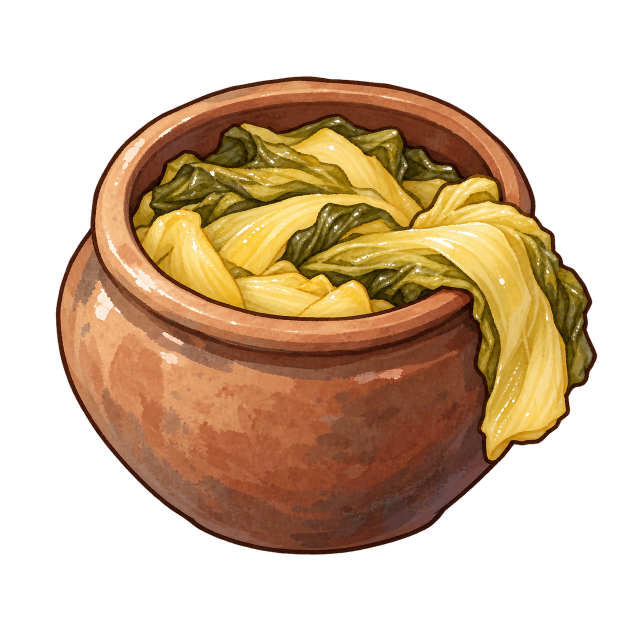
#> input picture 新建文件夹/酸菜.png, 1254 x 1254 px (shown at 1/2 size); its folder holds 5 pictures in this run
$ python trace_sauerkraut.py '../新建文件夹/eg.jpg'   (older library calls are emulated)
#> lines starting #> are read from the running program, lines starting #| are printed output that depends on the picture; after the words box and inside, x2 and y2 are one past the last pixel; in counts of white or black regions, pixels touching at a corner belong together
### WhiteModel/trace_packs.py
"""What the traces of the packed ingredients share (trace_pancake.py, trace_sauerkraut.py, trace_seafood.py,
trace_pickle_base.py, trace_rice_prep.py), on top of trace_common: the art loaded, its colours as a map the model is
tinted from (the art's own colours, its broad light and shade taken out, for the shader puts its own back), each
piece's surface closed so that it can be seen from all round, and the traced data written for
sacks.traced_pack (food_models/traced_<id>.json and its _paint.npz: the paint channels and the colour map).
"""
import json
import os

import cv2
import numpy as np
from PIL import Image

from trace_common import (Camera, contour_points, disk, fill_holes, largest, neighbours, oriented, outline_mesh,
                          profile, raster, shading_band, smooth_inner, u8)

HERE = os.path.dirname(os.path.abspath(__file__))
ART_DIR = os.path.join(HERE, '..', '新建文件夹')


class Art:
    """The art: rgba, rgb, its alpha mask, hue (degrees), saturation and value (0-1) and luminance (0-255)."""

    def __init__(self, name):
#> called with name = '酸菜.png'
        self.rgba = np.asarray(Image.open(os.path.join(ART_DIR, name)).convert('RGBA'))
#> self.rgba is the input picture: shape (1254, 1254, 4); mean R, G, B, A 82.2, 57, 29.9, 125.2
        self.rgb = np.ascontiguousarray(self.rgba[..., :3])
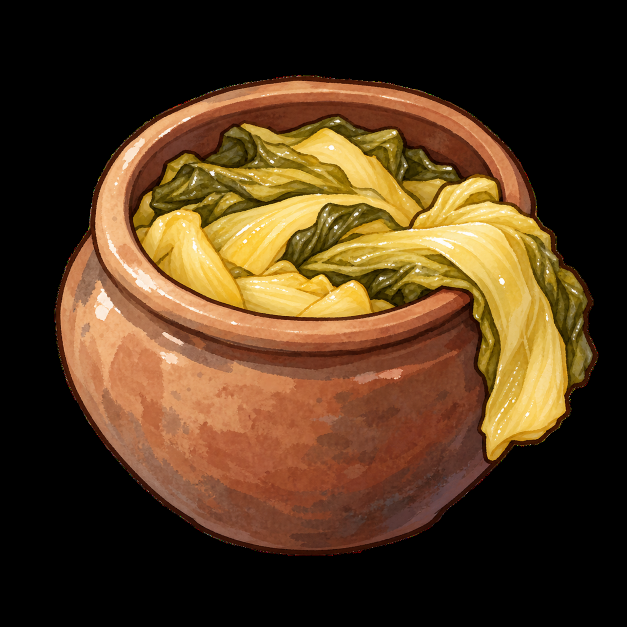
#> self.rgb: shape (1254, 1254, 3) (shown at 1/2 size); mean R, G, B 82.2, 57, 29.9
        self.alpha = self.rgba[..., 3] > 128
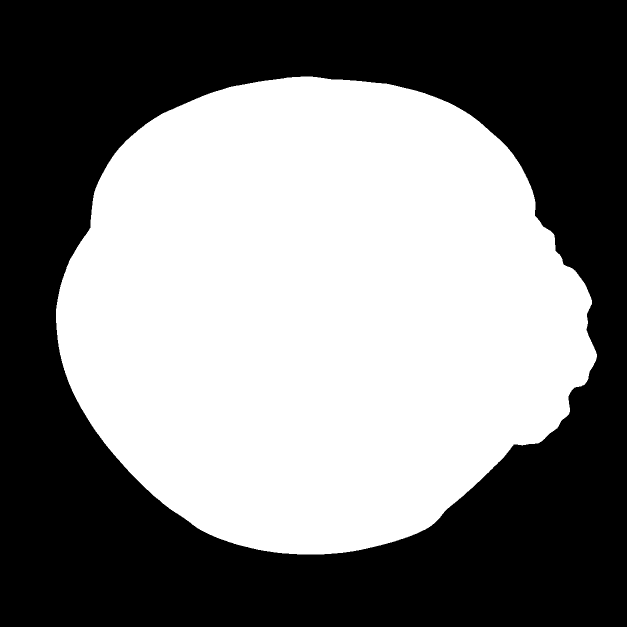
#> self.alpha: shape (1254, 1254) bool (shown at 1/2 size); 49.6% white; 1 white region, box (x1, y1, x2, y2) and area: (112, 153, 1194, 1109) 779574
        hsv = cv2.cvtColor(self.rgb, cv2.COLOR_RGB2HSV_FULL).astype(np.float32)
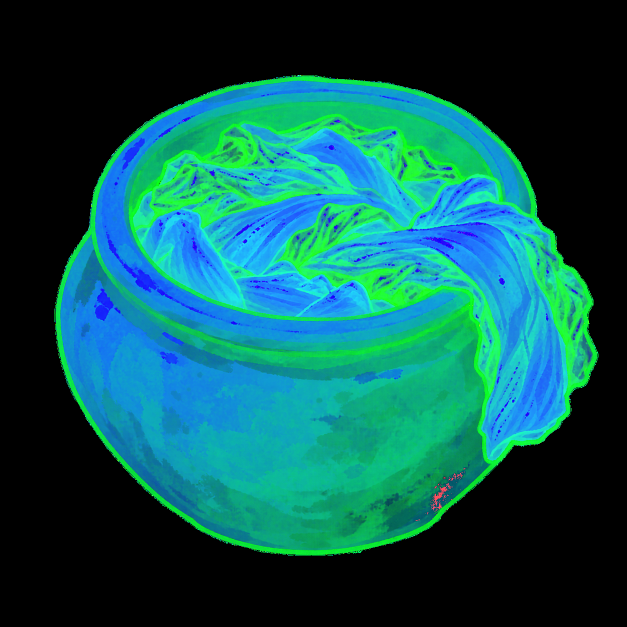
#> hsv: shape (1254, 1254, 3) float32 (shown at 1/2 size); mean R, G, B 10.4, 85.6, 82.2
        self.h, self.s, self.v = hsv[..., 0] * 360 / 256, hsv[..., 1] / 255, hsv[..., 2] / 255
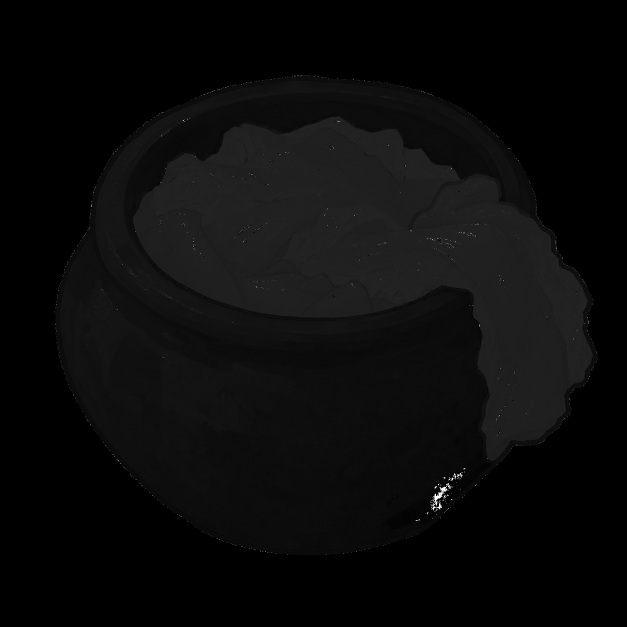
#> self.h: shape (1254, 1254) float32 (shown at 1/2 size); min 0, max 358.6, mean 14.6; drawn with min black and max white
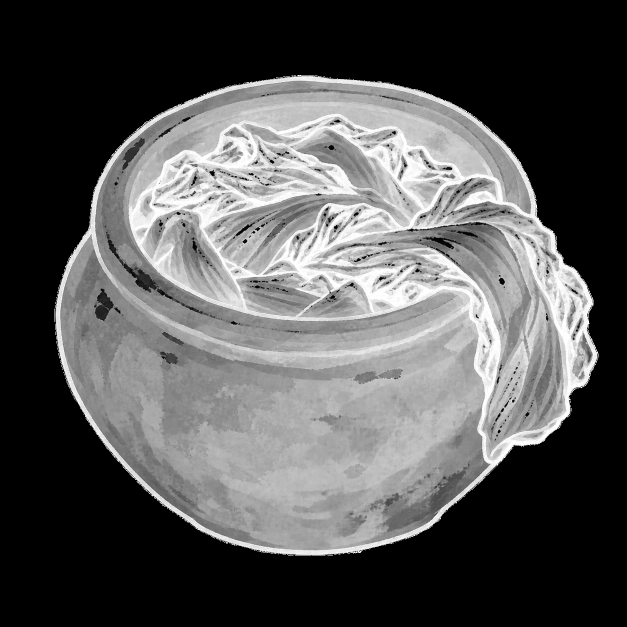
#> self.s: shape (1254, 1254) float32 (shown at 1/2 size); min 0, max 1, mean 0.336
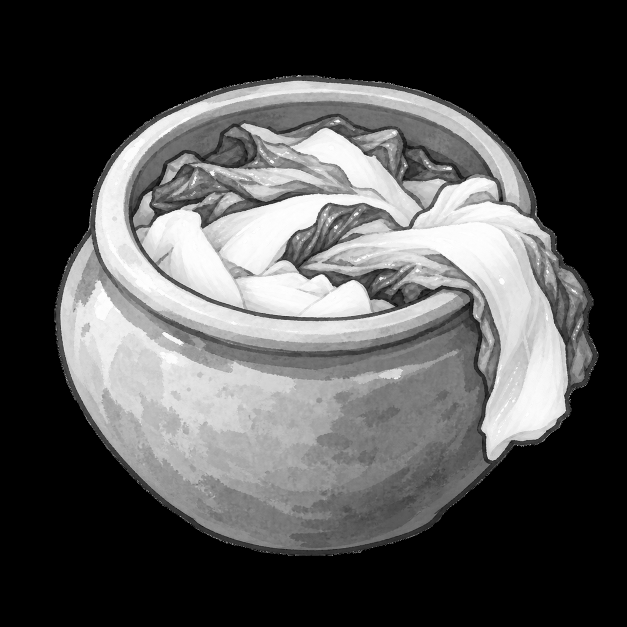
#> self.v: shape (1254, 1254) float32 (shown at 1/2 size); min 0, max 1, mean 0.322
        self.lum = self.rgb.astype(np.float32) @ np.array([0.3, 0.59, 0.11], np.float32)
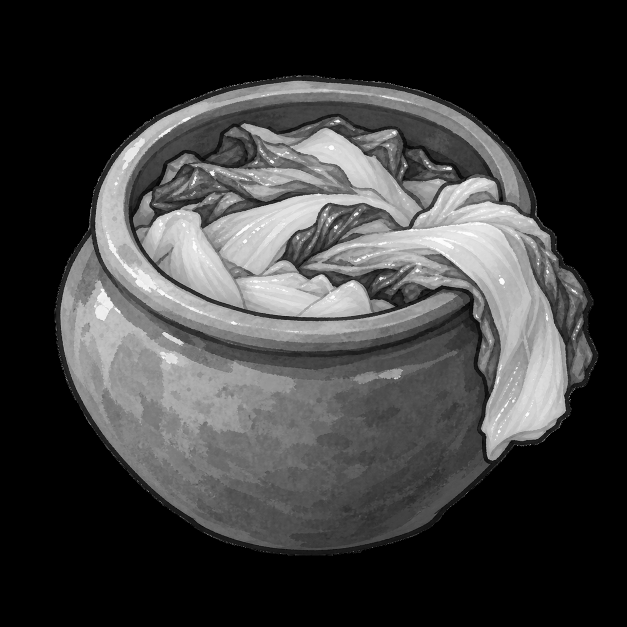
#> self.lum: shape (1254, 1254) float32 (shown at 1/2 size); min 0, max 255, mean 61.6
        self.H, self.W = self.alpha.shape
#> self.H = 1254; self.W = 1254
        self.yy, self.xx = np.mgrid[0:self.H, 0:self.W]


# [32 lines left out: functions colour_map, mean_colour, not called in this run]


def shade_hex(hexc, f=0.82, warm=(1.0, 0.95, 0.9)):
    c = [int(hexc[i:i + 2], 16) for i in (1, 3, 5)]
    return '#%02x%02x%02x' % tuple(int(min(255, x * f * w)) for x, w in zip(c, warm))


# [65 lines left out: functions zbuffer, piece_mesh, closed_over, depth_at, piece_record, write and 1 more, not called in this run]

### WhiteModel/trace_common.py
"""Shared tools for tracing a dish's art into its model (勾勒), used by trace_d10.py and trace_d18.py (trace_d06.py and
trace_d23.py came first and carry their own): the art's camera, the dish's surface under the food, cutting the art
into pieces, their colours, and each piece as a surface over its outline in the art, so that from the art's camera
it covers exactly what the art paints, its 3D shape a rounded mound (lying) or a rounded lens (standing).
"""
import heapq
import json
import math
import os
import subprocess
import tempfile

import cv2
import numpy as np
from PIL import Image, ImageDraw, ImageFont

HERE = os.path.dirname(os.path.abspath(__file__))
u8 = lambda m: m.astype(np.uint8)
disk = lambda r: cv2.getStructuringElement(cv2.MORPH_ELLIPSE, (2 * r + 1, 2 * r + 1))


# [5 lines left out: function fill_holes, not called in this run]


def largest(m):
    n, cc, st, _ = cv2.connectedComponentsWithStats(u8(m))
    return cc == 1 + np.argmax(st[1:, cv2.CC_STAT_AREA]) if n > 1 else m.astype(bool)


class Camera:
    """The art as an orthographic view from straight in front, `el` degrees up, k px a metre, the world's origin
    at the art pixel (u0, v0): X = u0 + k·x, Y = v0 - k·(y·sin el + z·cos el)."""

    def __init__(self, el, k, u0, v0):
        self.el, self.k, self.u0, self.v0 = el, k, u0, v0
        self.se, self.ce = math.sin(math.radians(el)), math.cos(math.radians(el))
        self.toward = np.array([0.0, -self.ce, self.se])        # from the food towards the camera
        self.away = -self.toward

    def project(self, x, y, z):
        return (self.u0 + self.k * np.asarray(x),
                self.v0 - self.k * (np.asarray(y) * self.se + np.asarray(z) * self.ce))

    # [5 lines left out: function on_ray, not called in this run]

    def depth(self, P):
        P = np.asarray(P)
        return P[..., 1] * self.ce - P[..., 2] * self.se

    # [28 lines left out: functions plane_depth, backproject, not called in this run]


class Grid:
    """Heights over a world grid (x, y), step metres apart, sampled bilinearly."""

    def __init__(self, z, x0, y0, step):
        self.z, self.x0, self.y0, self.step = z, x0, y0, step

    # [9 lines left out: function __call__, not called in this run]

    def xy(self):
        n_y, n_x = self.z.shape
        return np.meshgrid(self.x0 + np.arange(n_x) * self.step, self.y0 + np.arange(n_y) * self.step)

    # [37 lines left out: function top_of, not called in this run]


def dish_mesh(build, blender='E:/blender.exe'):
    """The dish the food lies on (its plate or bowl and its sauce), built by Blender from `build`: python making the
    Part `p` with food_models' helpers. Its vertices and triangles."""
    fd, path = tempfile.mkstemp(prefix='trace_dish_', suffix='.json')   # its own file: traces may run side by side
    os.close(fd)
    script = '\n'.join([
        'import sys, json, bmesh',
        'sys.path.insert(0, %r)' % HERE,
        'from food_models.core import *',
        'from food_models.plates import *',
        'p = Part()',
        build,
        'bm = p.bm',
        'bmesh.ops.triangulate(bm, faces=bm.faces[:])',
        'bm.verts.index_update()',
        "json.dump({'V': [list(v.co) for v in bm.verts], 'T': [[v.index for v in f.verts] for f in bm.faces]},"
        ' open(%r, "w"))' % path])
    subprocess.run([blender, '-b', '--factory-startup', '--python-expr', script], check=True,
                   stdout=subprocess.DEVNULL, stderr=subprocess.DEVNULL)
    with open(path) as fh:
        d = json.load(fh)
    os.remove(path)
    return np.array(d['V']), np.array(d['T'])


# ------------------------------------------------------------------ cutting the art into pieces

# [589 lines left out: functions flood, seeded_pieces, split, grow, posterize, paint_channels and 17 more, not called in this run]

### WhiteModel/trace_sauerkraut.py
"""Traces 酸菜's art (新建文件夹/酸菜.png) so that the pickled cabbage packed in its crock and the big leaf hanging over
the rim are modelled 1:1 (勾勒): writes food_models/traced_sauerkraut.json and its colours (_paint.npz), which
jars.sauerkraut builds the item from, and a tracing sheet.

    python WhiteModel/trace_sauerkraut.py [--sheet <out.png>]

1. The art's camera, at the icons' 35°, fitted so that the item built before covered the art's silhouette best
   (IoU 0.973); the crock turned to the art's outline as before (CROCK, built by Blender for its depths).
2. The cabbage: the art's yellow and olive inside the crock's mouth and over its rim; the big leaf hanging over the
   rim down the right side seeded by strokes along it (read off the art by eye), the rest cut into its leaves along
   the art's creases (split, then grown to the creases between them).
3. Each leaf a surface over its outline: those in the mouth on a low mound of cabbage under them (MOUND), the art's
   folds in relief; the hanging leaf a thin closed shell over the rim and down the crock's wall. Their colours the
   art's own (the colour map: pale yellow, olive, the light on the folds), the dark leaves painted on.
"""
import math
import sys

import cv2
import numpy as np

from trace_common import Camera, contour_points, dish_mesh, disk, grow, neighbours, over, profile, seeded_pieces, \
    shading_band, smooth_inner, split, u8
from trace_packs import Art, closed_over, colour_map, depth_at, mean_colour, piece_mesh, piece_record, sheet, write, \
    zbuffer

ART = '酸菜.png'
CAM = Camera(35.0, 5067.5, 621.8, 945.9)
# the crock turned to the art's outline (its left side; the leaf hangs over the right): radii at heights fitted to the
# art's silhouette (IoU 0.994), its thick rolled lip 2.1 cm across, stretched SY front to back as the art draws it
OUTER = [(0.0438, 0.0), (0.0594, 0.008), (0.0736, 0.02), (0.0874, 0.04), (0.0996, 0.065), (0.0982, 0.085),
         (0.0865, 0.1), (0.0875, 0.112), (0.0868, 0.1236)]
T_WALL, SY = 0.0213, 1.11
LIP = OUTER[-1][1]                     # where the lip meets the inside
FZ = LIP - 0.03                        # the dark cabbage closing the mouth deep down
CROCK = (f"from food_models.jars import vessel" + chr(10) + f"vessel(p, {OUTER!r}, {T_WALL}, {FZ}, ('ClayPot',) * 4, n=40, per=2, "
         f"turn=7, deform=lambda q: Vector((q.x, q.y * {SY}, q.z)))")
RIN = OUTER[-1][0] - T_WALL            # the inside at the lip


def mound(x, y):
    """The cabbage under the leaves: low at the wall (as the art has it at the back), up a little in the middle."""
    r = np.hypot(x, np.asarray(y) / SY)
    return LIP - 0.008 + 0.016 * np.clip(1 - (r / RIN) ** 2, 0, 1)


HANG = {1: [(760, 470), (850, 452), (930, 470), (990, 540), (1040, 620), (1080, 720), (1100, 820), (1100, 880)],
        2: [(1150, 620), (1170, 700), (1160, 780)]}
CHANNELS = ['dark']


def main():
    art = Art(ART)
    H, W = art.H, art.W
#> H = 1254; W = 1254
    V, T = dish_mesh(CROCK)
    zb_crock, _ = zbuffer(CAM, V, T, H, W)
    t = np.linspace(0, 2 * math.pi, 64, endpoint=False)
    rings = [np.stack([RIN * f * np.cos(t), SY * RIN * f * np.sin(t)], -1) for f in (1.0, 0.8, 0.6, 0.4, 0.2)]
    MV = np.concatenate([np.c_[rg, mound(rg[:, 0], rg[:, 1])] for rg in rings] + [[[0, 0, float(mound(0, 0))]]])
    MT = []
    for i in range(len(rings) - 1):
        for k in range(64):
            a, b, c, d = i * 64 + k, i * 64 + (k + 1) % 64, (i + 1) * 64 + (k + 1) % 64, (i + 1) * 64 + k
            MT += [(a, b, c), (a, c, d)]
    MT += [(4 * 64 + k, 4 * 64 + (k + 1) % 64, 5 * 64) for k in range(64)]
    zb_base, _ = zbuffer(CAM, MV, np.array(MT), H, W, zb=zb_crock.copy(), idb=np.full((H, W), -1, np.int32))
    cab = art.alpha & (art.h > 32) & (art.h < 110)
    cab = cv2.morphologyEx(u8(cab), cv2.MORPH_CLOSE, disk(3)).astype(bool) & art.alpha
    n, cc, st, _ = cv2.connectedComponentsWithStats(u8(cab))
    big = np.zeros(n, bool)
    big[1:] = st[1:, cv2.CC_STAT_AREA] > 3000
    cab = big[cc]
    # (2) the hanging leaf and the rest, then the rest cut into its leaves
    heap_strokes = {3: [(450, 330), (600, 300)], 4: [(350, 470), (450, 520)], 5: [(600, 450), (700, 500)]}
    labels = seeded_pieces(art.rgb, cab, {**HANG, **heap_strokes}, [])
    hang = np.isin(labels, (1, 2))
    rest = cab & ~hang
    parts = split(rest, art.lum, sig=3.0, tau=18.0, amin=2500, amax=40000, marker_r=8)
    parts = grow(parts, rest, art.lum)
    ids = [i for i in np.unique(parts) if i > 0 and (parts == i).sum() > 900]
    print(f'[trace] hanging leaf {hang.sum()} px, {len(ids)} leaves in the mouth', flush=True)
    dark = cab & (art.v < 0.62) & (art.s > 0.5)
    dark = cv2.morphologyEx(u8(dark), cv2.MORPH_OPEN, disk(2))
    dark = cv2.morphologyEx(dark, cv2.MORPH_CLOSE, disk(3)).astype(bool)
    nn, cc2, st2, _ = cv2.connectedComponentsWithStats(u8(dark))
    keep = np.zeros(nn, bool)
    keep[1:] = st2[1:, cv2.CC_STAT_AREA] >= 250
    dark = keep[cc2]
    paint = np.clip(cv2.GaussianBlur(dark.astype(np.float32), (0, 0), 1.2) * 255 + 0.5, 0, 255).astype(np.uint8)[..., None]
    clay = art.alpha & ~cab
    colour = np.maximum(colour_map(art, [cab], flatten=0.15, sigma=40, ink=0.3),
                        colour_map(art, [clay], flatten=0.5, sigma=40, ink=0.3) * (~cab)[..., None])
    print('[trace] colours: pale', mean_colour(art, cab & ~dark), 'dark', mean_colour(art, dark),
          'clay', mean_colour(art, clay & (art.v > 0.35)), flush=True)
    pieces = []
    lab = np.zeros((H, W), np.int32)
    names = []
    for k, i in enumerate(ids, 1):
        m = parts == i
        extra = contour_points([dark & m], 18.0)
        mk, uv, tris, nb, d, Rr, lean = piece_mesh(CAM, m, 0.012, 0.004, ring=0.0006, smooth_px=2.5, extra=extra,
                                                   margin=2.5)
        iy = np.clip(np.round(uv[:, 1]).astype(int), 0, H - 1)
        ix = np.clip(np.round(uv[:, 0]).astype(int), 0, W - 1)
        band = shading_band(art.lum, mk, 3.0, 16.0)[iy, ix]
        L = profile(d, Rr, float(np.clip(0.5 * Rr, 0.002, 0.009)), 0.0005, 0.0, lean, 0.004, band)
        L = smooth_inner(L, nb, neighbours(len(uv), tris))
        s0 = depth_at(zb_base, uv, float(np.nanmin(zb_base[np.isfinite(zb_base)])), r=0)
        P, Tt = closed_over(CAM, uv, tris, nb, L, s0, back=0.0004)   # closed: a thin shell over what is under it
        pieces.append(piece_record(f'leaf{k}', 'leaf', 'SauerPale', nb, P, Tt, paint=[(0, 'SauerDark')],
                                   ink=(0.6, 2.2), tint=0.85, extra={'tint_mats': ['SauerPale', 'SauerDark']}))
        lab[mk & (lab == 0)] = k
        names.append(f'leaf{k}')
    # the hanging leaf: a thin closed shell over the rim and the crock's wall
    extra = contour_points([dark & hang], 14.0)
    mk, uv, tris, nb, d, Rr, lean = piece_mesh(CAM, hang, 0.01, 0.0035, ring=0.0007, smooth_px=3.0, extra=extra,
                                               margin=2.5)
    iy = np.clip(np.round(uv[:, 1]).astype(int), 0, H - 1)
    ix = np.clip(np.round(uv[:, 0]).astype(int), 0, W - 1)
    band = shading_band(art.lum, mk, 3.0, 18.0)[iy, ix]
    L = profile(d, Rr, 0.006, 0.0012, 0.0, lean, 0.003, band)
    L = smooth_inner(L, nb, neighbours(len(uv), tris))
    s0 = depth_at(zb_base, uv, float(np.nanmin(zb_base[np.isfinite(zb_base)])), r=2)
    P, Tt = closed_over(CAM, uv, tris, nb, L, s0, back=0.001)
    pieces.append(piece_record('hang', 'leaf', 'SauerPale', nb, P, Tt, paint=[(0, 'SauerDark')], ink=(1.0, 2.5),
                               tint=0.85, extra={'tint_mats': ['SauerPale', 'SauerDark']}))
    lab[mk] = len(names) + 1
    names.append('hang')
    for pc in pieces:
        pass
    print(f'[trace] triangles: leaves {sum(len(p["tris"]) for p in pieces[:-1])}, hanging {len(pieces[-1]["tris"])}',
          flush=True)
    write('sauerkraut', CAM, pieces, paint, colour, CHANNELS,
          extra={'crock': {'outer': OUTER, 't': T_WALL, 'fz': FZ, 'sy': SY}})
    if '--sheet' in sys.argv:
        sheet(sys.argv[sys.argv.index('--sheet') + 1], art, lab, names,
              ('原图上的描线（蓝：每一片）', f'描出的 {len(names)} 片：罐口里的酸菜叶、搭在罐沿上的一大片'),
              crop=(150, 150, 1230, 1000))


if __name__ == '__main__':
#> (the run stopped early here; a loop or call above may not have finished)
